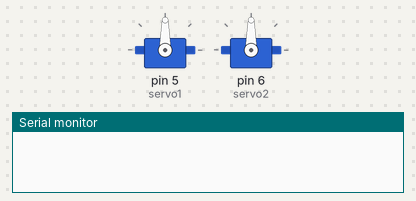
A sketch run on a simulated Arduino Nano, built with avr-gcc and run on an emulated ATmega328P. Parts: 2 × servo, the last lines printed to the serial monitor. Wiring (inferred from the names in the program): 2 × servo: signal pin 5 / signal pin 6. Servo pulses on a pin are drawn as a servo (544–2400 µs = 0–180°).

Above: at 0.1 s.
At 11.66 s:
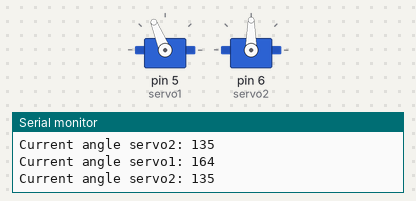
At 17.0 s:
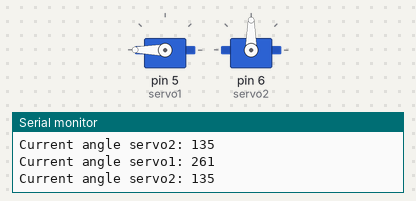
At 33.0 s:
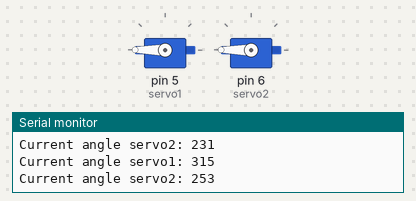
Timing chart, 0 to 34.5 s (numbered marks = the images above):
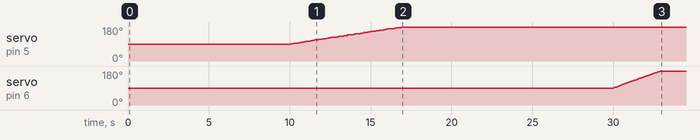

The sketch:

servo_test.ino
```cpp
#include "Arduino.h"
#include "servo_control.h"

Servo servo1;
Servo servo2;

void setup() {
    servo1.attach(5);
    servo1.setSpeed(20);
    servo2.attach(6);
    servo2.setSpeed(50);
    Serial.begin(9600);
}

void loop() {
    servo1.update();
    servo2.update();

    static unsigned long lastChangeTime = 0;
    static uint8_t state = 0;

    if (millis() - lastChangeTime > 10000) {
        lastChangeTime = millis();
        state = (state + 1) % 4;

        switch(state) {
        case 0: servo1.smoothWrite(0); break;
        case 1: servo1.smoothWrite(180); break;
        case 2: servo2.smoothWrite(0); break;
        case 3: servo2.smoothWrite(180); break;
        }
    }

    static unsigned long lastPrintTime = 0;
    if (millis() - lastPrintTime > 500) {
        lastPrintTime = millis();
        Serial.print("Current angle servo1: ");
        Serial.println(servo1.read());
        Serial.print("Current angle servo2: ");
        Serial.println(servo2.read());
    }
}
```

servo_control.h
```cpp
#ifndef SERVO_CONTROL_H
#define SERVO_CONTROL_H

#include <Arduino.h>

#define MIN_ANGLE 0
#define MAX_ANGLE 270

#define MIN_SPEED 5
#define MAX_SPEED 100
#define STEP_ANGLE 1


class Servo {
private:
    byte pin;
    int currentAngle;
    int targetAngle;
    unsigned long lastPulseTime;
    unsigned long lastMoveTime;
    unsigned int stepDelayMs;

    void sendPulse() {
        int pulse = map(currentAngle, MIN_ANGLE, MAX_ANGLE, 500, 2500);
        digitalWrite(pin, HIGH);
        delayMicroseconds(pulse);
        digitalWrite(pin, LOW);
        lastPulseTime = millis();
    }

public:
    Servo() : pin(255), currentAngle(90), targetAngle(90),
                        lastPulseTime(0), lastMoveTime(0), stepDelayMs(20) {}

    void attach(byte pinNumber) {
        pin = pinNumber;
        pinMode(pin, OUTPUT);
        currentAngle = MAX_ANGLE/2;
        targetAngle = MAX_ANGLE/2;
        sendPulse();
    }

    void write(int angle) {
        angle = constrain(angle, MIN_ANGLE, MAX_ANGLE);
        currentAngle = angle;
        targetAngle = angle;
        if (millis() - lastPulseTime >= 20) {
            sendPulse();
        }
    }

    void smoothWrite(int angle) {
        targetAngle = constrain(angle, MIN_ANGLE, MAX_ANGLE) + MAX_ANGLE/2;
        lastMoveTime = millis();
    }

    void setSpeed(float degreesPerSecond) { //anglespeed
        degreesPerSecond = constrain(degreesPerSecond, MIN_SPEED, MAX_SPEED);
        stepDelayMs = 1000.0f / degreesPerSecond;
    }

    void update() {
        if (millis() - lastMoveTime < stepDelayMs) return;

        if (currentAngle != targetAngle) {
            currentAngle += (currentAngle < targetAngle) ? STEP_ANGLE : -STEP_ANGLE;
            sendPulse();
            lastMoveTime = millis();
        }
    }

    int read() {
        return currentAngle;
    }
};
#endif
```

Measured:
- by itself, servo on pin 5 (servo1): 90° → 92° at 10.1 s, → 94° 0.20 s later, → 95° 0.10 s later, → 97° 0.15 s later, … (50 changes in this stretch)
- by itself, servo on pin 6 (servo2): moves from 90° to 180° over 2.9 s
